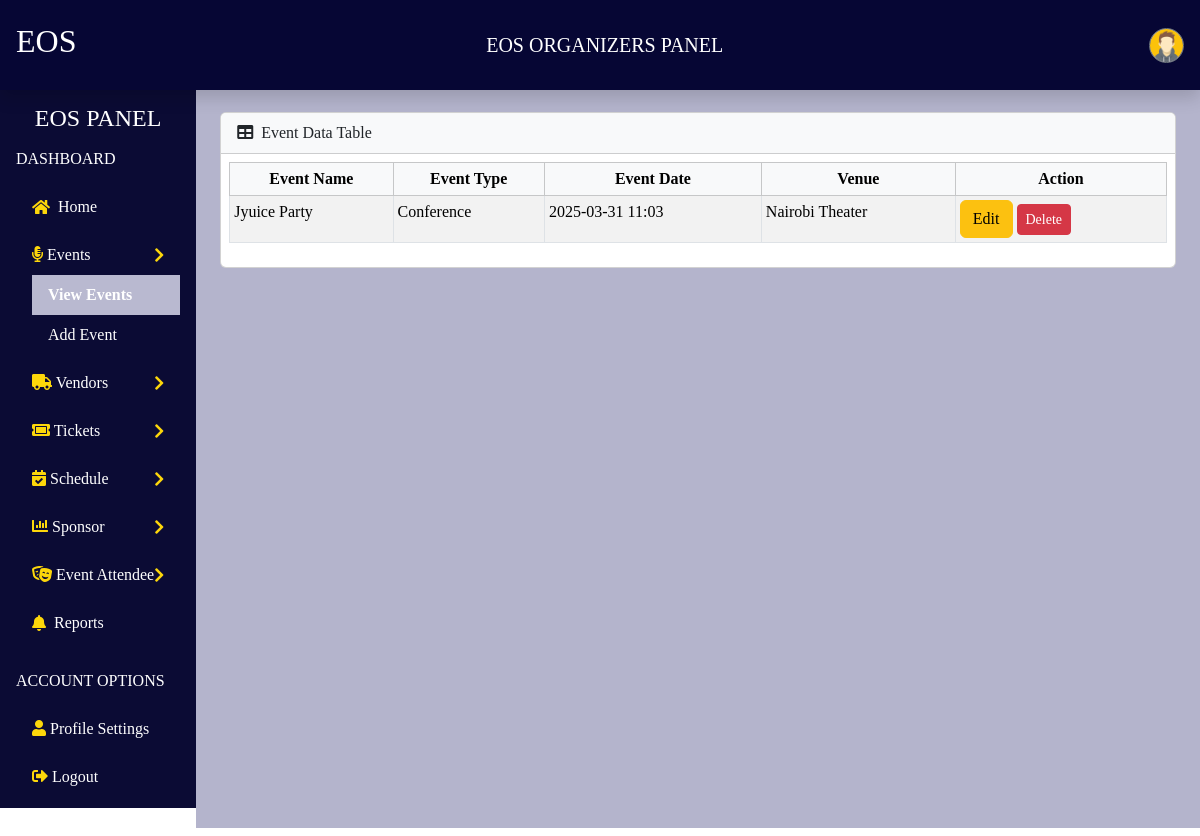
The app's page /view_events/ (signed in), older data.
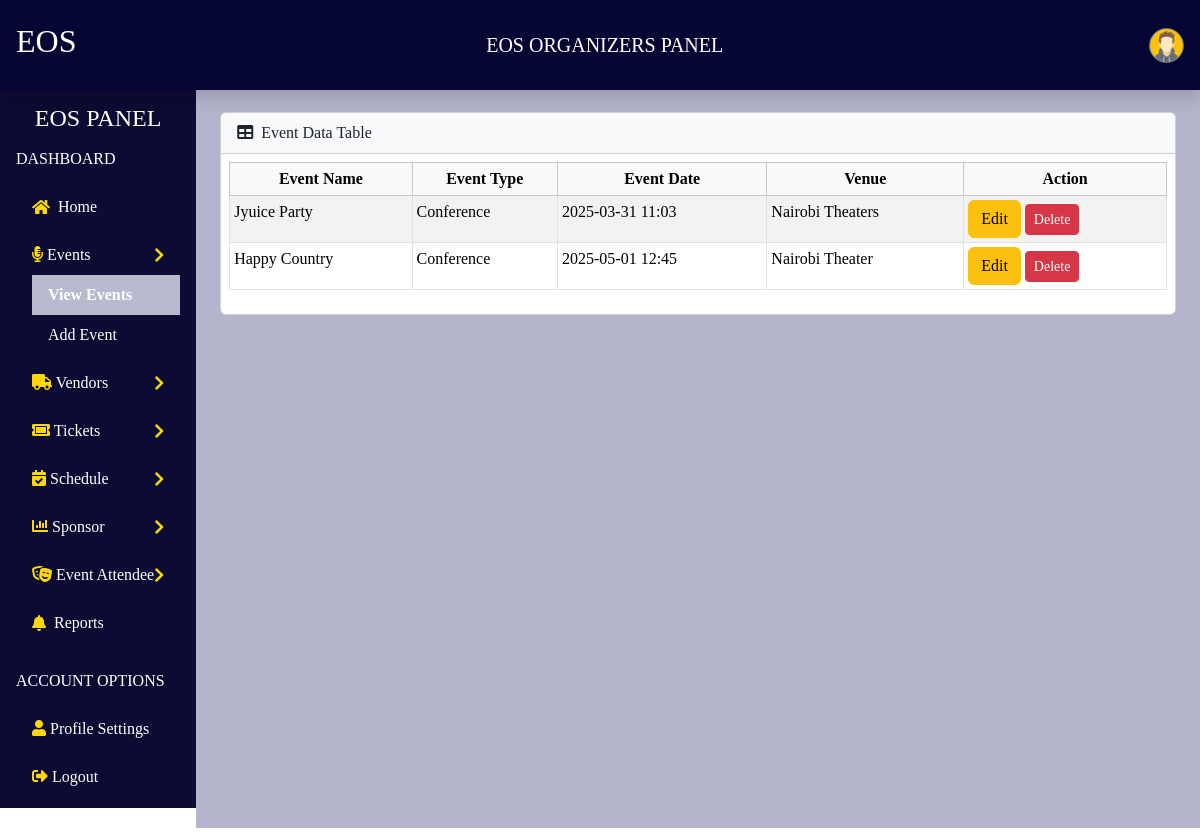
The same page, newer data.
### organizers/models.py (models this page shows, shortened)
class Event(models.Model):
    EVENT_TYPES = [
         ('Theater', 'Theater'),
        ('conference', 'Conference'),
        ('workshop', 'Workshop'),
        ('seminar', 'Seminar'),
        ('concert', 'Concert'),
        ('wedding', 'Wedding'),
        ('corporate', 'Corporate Event'),
    ]
    event_name = models.CharField(max_length=255)
    event_type = models.CharField(max_length=50, choices=EVENT_TYPES)
    event_description = models.TextField()
    event_theme = models.CharField(max_length=255, blank=True, null=True)
    event_date = models.DateTimeField()
    venue = models.CharField(max_length=255)
    setup_time = models.DateTimeField()
    breakdown_time = models.DateTimeField()
    user = models.ForeignKey(User, on_delete=models.CASCADE)  # Link event to user
    poster = models.ImageField(upload_to='event_posters/', null=True, blank=True)

### organizers/views.py (the view)
# urls.py: path('view_events/', views.view_events, name='view_events'),
@login_required
def view_events(request):
    events = Event.objects.filter(user=request.user)  # Only get events where the user is the logged-in user
    return render(request, 'view_events.html', {'events': events})

### organizers/templates/view_events.html (shortened to what the changed rows need)
{% extends 'master.html' %}
{% load static %}
{% block content %}
<link rel="stylesheet" href="{% static 'css/dash.css' %}">
<link rel="stylesheet" href="https://cdn.datatables.net/1.13.6/css/jquery.dataTables.min.css">
<link rel="stylesheet" href="https://cdn.datatables.net/1.13.6/css/dataTables.bootstrap5.min.css">
<nav class="navbar px-3  fixed-top  shadow">
    <h2 class="text-white">EOS</h2>
</nav>
<div class="d-flex">
    <div class="content flex-grow-1 p-4">
        <div class="card mb-3">
            <div class="card-body p-2">
                <div class="table-responsive">
                    <table id="datatablesSimple" class="table table-striped table-sm table-bordered">
                        <thead class="table-light">
                            <tr>
                                <th class="text-center">Event Name</th>
                                <th class="text-center">Event Type</th>
                                <th class="text-center">Event Date</th>
                                <th class="text-center">Venue</th>
                                <th class="text-center">Action</th>
                            </tr>
                        </thead>
                        <tbody>
                            {% for event in events %}
                            <tr>
                                <td>{{ event.event_name }}</td>
                                <td>{{ event.get_event_type_display }}</td>
                                <td>{{ event.event_date|date:"Y-m-d H:i" }}</td>
                                <td>{{ event.venue }}</td>
                                <td>
                                   <button type="button" class="btn btn-warning editEventBtn"
                                        data-id="{{ event.id }}"
                                        data-name="{{ event.event_name }}"
                                        data-type="{{ event.event_type }}"
                                        data-description="{{ event.event_description }}"
                                        data-theme="{{ event.event_theme }}"
                                        data-date="{{ event.event_date|date:'Y-m-d\TH:i' }}"
                                        data-location="{{ event.venue }}"
                                        data-setup="{{ event.setup_time|date:'Y-m-d\TH:i' }}"
                                        data-breakdown="{{ event.breakdown_time|date:'Y-m-d\TH:i' }}">
                                        Edit
                                    </button>
                                    <a href="{% url 'delete_event' event.id %}" class="btn btn-danger btn-sm" onclick="return confirm('Are you sure you want to delete this event?')">Delete</a>
                                </td>
                            </tr>
                            {% empty %}
                                <tr>
                                    <td colspan="5" class="text-center">You have no events yet. <a href="{% url 'add_event' %}"  class="btn btn-primary btn-sm">Create an Event</a></td>
                                </tr>
                                {% endfor %}
                        </tbody>
                    </table>
                </div>
            </div>
        </div>
    </div>
</div>
{% endblock %}

Row changes from the older to the newer data that the page shows:
changed Event "Jyuice Party": venue "Nairobi Theater" → "Nairobi Theaters"
added Event: event_name "Happy Country", event_type "Conference", event_date "2025-05-01 12:45", venue "Nairobi Theater"
